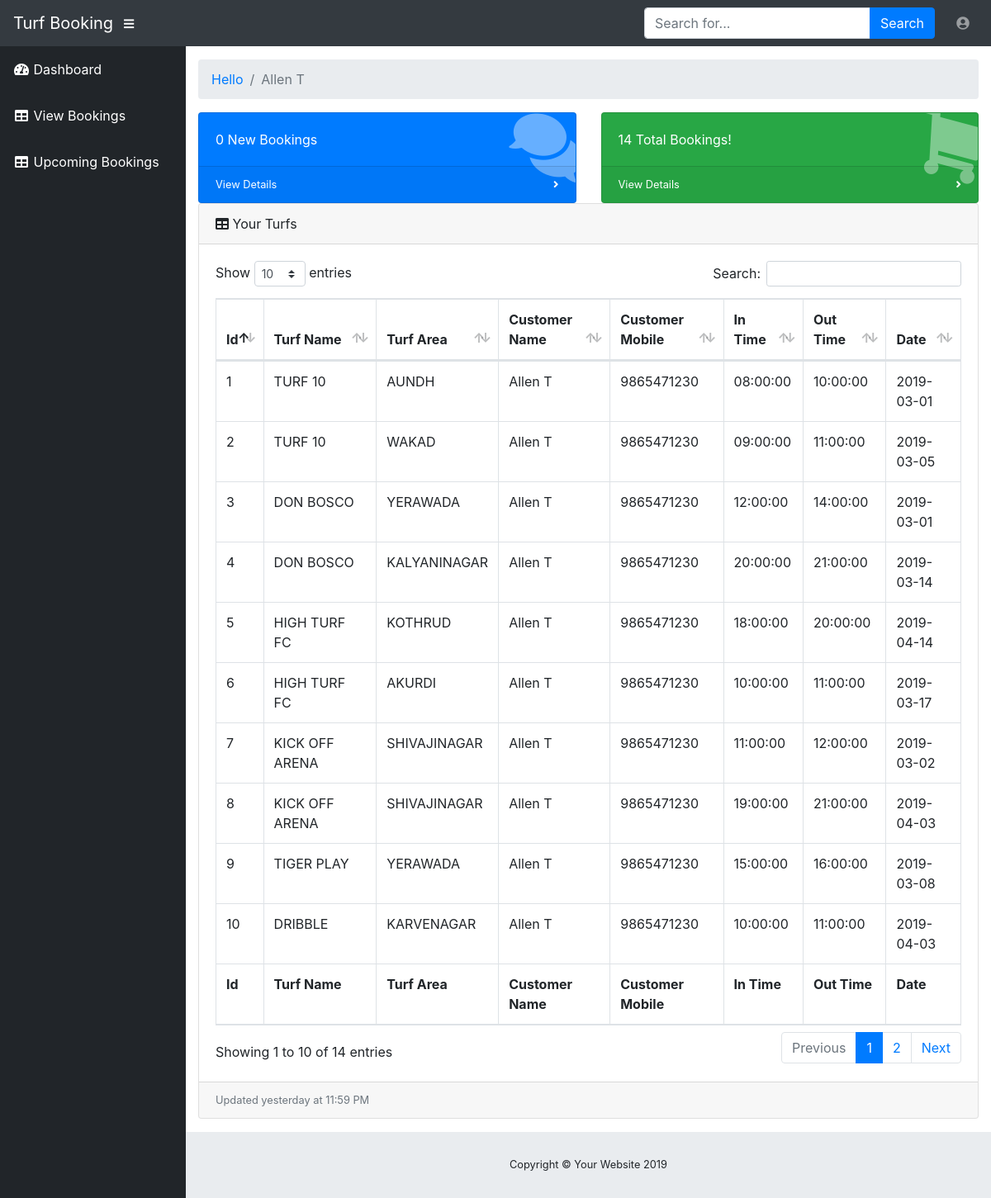
The app's page /tessst/view_bookingsUser.php (signed in) with its own data.
### tables this page shows
CREATE TABLE `BookingDetails` (
  `id` int(11) NOT NULL,
  `turfName` varchar(255) DEFAULT NULL,
  `turfArea` varchar(255) DEFAULT NULL,
  `customerName` varchar(255) DEFAULT NULL,
  `customerMobile` varchar(255) DEFAULT NULL,
  `inTime` varchar(255) DEFAULT NULL,
  `outTime` varchar(255) DEFAULT NULL,
  `date` date DEFAULT NULL,
  `count` varchar(255) DEFAULT NULL
);

### tessst/view_bookingsUser.php (the view, shortened to what this page needs)
<?php include "includes/header.php" ; ?>
<?php include "includes/navbar.php" ; ?>
    <?php include "includes/sidebar.php" ; ?>
    <div id="content-wrapper">
      <div class="container-fluid">
        <ol class="breadcrumb">
          <li class="breadcrumb-item">
            <a href="#">Hello</a>
          </li>
          <li class="breadcrumb-item active"><?php echo $_SESSION['userName_back'];?></li>
        </ol>
        <?php
       $nameUser =  $_SESSION['userName_back'] ;
       $current_date = date("Y-m-d") ;
         $query1 = "SELECT * FROM BookingDetails where customerName =  '$nameUser' && date>= '$current_date'";
            $query_result1 = mysqli_query($connection,$query1);
            if($query_result1)
            {
              $rowcount1 = mysqli_num_rows($query_result1);
            }
            $query_book = "SELECT * FROM BookingDetails where customerName = '$nameUser' ";
              $querybook_result = mysqli_query($connection,$query_book);
               if($querybook_result)
               {
                 $rowcount_bookings = mysqli_num_rows($querybook_result);
               }
        ?>
           <div class="row">
          <div class="col-xl-6 col-sm-6 mb-6">
            <div class="card text-white bg-primary o-hidden h-100">
              <div class="card-body">
                <div class="card-body-icon">
                  <i class="fas fa-fw fa-comments"></i>
                </div>
                <div class="mr-5"><?php echo $rowcount1; ?> New Bookings</div>
              </div>
              <a class="card-footer text-white clearfix small z-1" href="upcoming_bookingsUser.php">
                <span class="float-left">View Details</span>
                <span class="float-right">
                  <i class="fas fa-angle-right"></i>
                </span>
              </a>
            </div>
          </div>
          <div class="col-xl-6 col-sm-6 mb-6">
            <div class="card text-white bg-success o-hidden h-100">
              <div class="card-body">
                <div class="card-body-icon">
                  <i class="fas fa-fw fa-shopping-cart"></i>
                </div>
                <div class="mr-5"><?php echo $rowcount_bookings?> Total Bookings!</div>
              </div>
              <a class="card-footer text-white clearfix small z-1" href="view_bookingsUser.php">
                <span class="float-left">View Details</span>
                <span class="float-right">
                  <i class="fas fa-angle-right"></i>
                </span>
              </a>
            </div>
          </div>
        </div>
        <div class="card mb-3">
          <div class="card-header">
            <i class="fas fa-table"></i>
            Your Turfs</div>
          <div class="card-body">
            <div class="table-responsive">
            <form action="" method="POST">
            <table class="table table-bordered" id="dataTable" width="100%" cellspacing="0">
              <thead>
                <tr>
                    <th>Id</th>
                    <th>Turf Name</th>
                    <th>Turf Area</th>
                    <th>Customer Name</th>
                    <th>Customer Mobile</th>
                    <th>In Time</th>
                    <th>Out Time</th>
                    <th>Date </th>
                    </tr>
              </thead>
              <tfoot>
                <tr>
                  <th>Id</th>
                  <th>Turf Name</th>
                  <th>Turf Area</th>
                  <th>Customer Name</th>
                  <th>Customer Mobile</th>
                  <th>In Time</th>
                  <th>Out Time</th>
                  <th>Date </th>
                </tr>
              </tfoot>
              <tbody id="myTable">
              <?php
              $ll=$_SESSION['userName_back'];
                $query = "SELECT * FROM BookingDetails where customerName = '$ll'";
               $query_result = mysqli_query($connection,$query);
               if($query_result)
               {
                $id =1;
                   while($row = mysqli_fetch_assoc($query_result))
                   {
                       $turfName = $row['turfName'];
                       $turfArea = $row['turfArea'];
                       $customerName = $row['customerName'];
                       $customerMobile = $row['customerMobile'];
                       $inTime = $row['inTime'];
                       $outTime = $row['outTime'];
                       $date = $row['date'];
                       echo
                       "
                       <tr>
                        <td>$id</td>
                        <td>$turfName</td>
                        <td>$turfArea</td>
                        <td>$customerName</td>
                        <td>$customerMobile</td>
                        <td>$inTime</td>
                        <td>$outTime</td>
                        <td>$date</td>
                       </tr>
                   ";
                   $id++;
                   }
               }
               else
               {
                   echo "Error in query";
               }
              ?>
                 </tbody>
             </table>
             </form>
            </div>
          </div>
          <div class="card-footer small text-muted">Updated yesterday at 11:59 PM</div>
        </div>
      </div>
      <footer class="sticky-footer">
        <div class="container my-auto">
          <div class="copyright text-center my-auto">
            <span>Copyright © Your Website 2019</span>
          </div>
        </div>
      </footer>
    </div>
  </div>
  <?php include "includes/footer.php" ; ?>

### records on screen
bookingdetails: turfName "TURF 10", turfArea "AUNDH", customerName "Allen T", customerMobile "9865471230", inTime "08:00:00", outTime "10:00:00", date "2019-03-01"
bookingdetails: turfName "TURF 10", turfArea "WAKAD", customerName "Allen T", customerMobile "9865471230", inTime "09:00:00", outTime "11:00:00", date "2019-03-05"
bookingdetails: turfName "DON BOSCO", turfArea "YERAWADA", customerName "Allen T", customerMobile "9865471230", inTime "12:00:00", outTime "14:00:00", date "2019-03-01"
bookingdetails: turfName "DON BOSCO", turfArea "KALYANINAGAR", customerName "Allen T", customerMobile "9865471230", inTime "20:00:00", outTime "21:00:00", date "2019-03-14"
bookingdetails: turfName "HIGH TURF FC", turfArea "KOTHRUD", customerName "Allen T", customerMobile "9865471230", inTime "18:00:00", outTime "20:00:00", date "2019-04-14"
bookingdetails: turfName "HIGH TURF FC", turfArea "AKURDI", customerName "Allen T", customerMobile "9865471230", inTime "10:00:00", outTime "11:00:00", date "2019-03-17"
bookingdetails: turfName "KICK OFF ARENA", turfArea "SHIVAJINAGAR", customerName "Allen T", customerMobile "9865471230", inTime "11:00:00", outTime "12:00:00", date "2019-03-02"
bookingdetails: turfName "KICK OFF ARENA", turfArea "SHIVAJINAGAR", customerName "Allen T", customerMobile "9865471230", inTime "19:00:00", outTime "21:00:00", date "2019-04-03"
bookingdetails: turfName "TIGER PLAY", turfArea "YERAWADA", customerName "Allen T", customerMobile "9865471230", inTime "15:00:00", outTime "16:00:00", date "2019-03-08"
bookingdetails: turfName "DRIBBLE", turfArea "KARVENAGAR", customerName "Allen T", customerMobile "9865471230", inTime "10:00:00", outTime "11:00:00", date "2019-04-03"

### other values on screen
$_SESSION['userName_back'] "Allen T"
$rowcount1 "0"
$rowcount_bookings "14"
